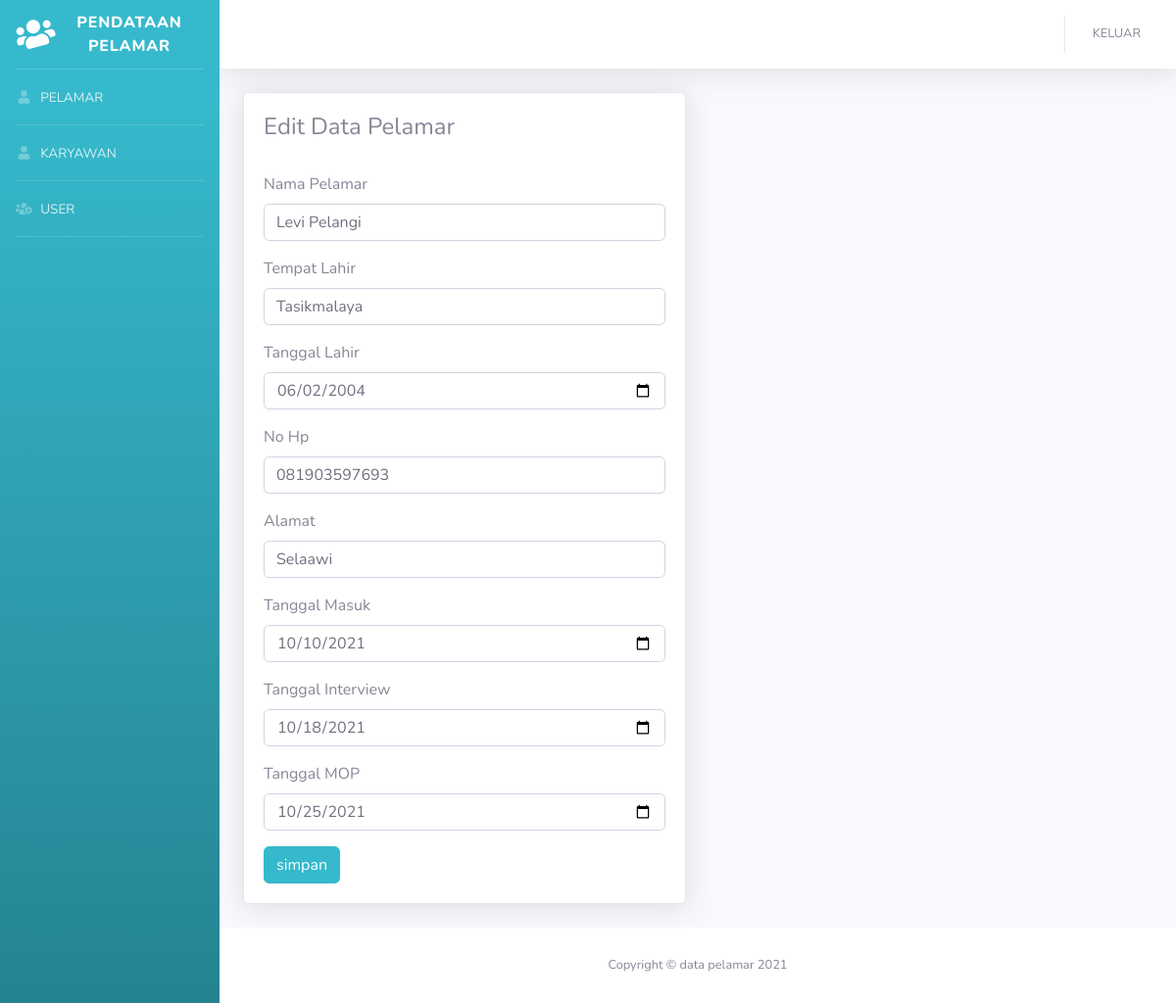
The app's page /Pelamar/edit_p/8 with its own data.
### tables this page shows
CREATE TABLE `tbl_pelamar` (
  `nip` int(4) NOT NULL,
  `nama_pelamar` varchar(50) NOT NULL,
  `tempat_lahir` varchar(50) NOT NULL,
  `tl` date NOT NULL,
  `no_hp` varchar(15) NOT NULL,
  `alamat` text NOT NULL,
  `tgl_masuk` date NOT NULL,
  `tgl_interview` date NOT NULL,
  `tgl_mop` date NOT NULL
);

### application/controllers/Pelamar.php (called while the page is built, shortened)
<?php
class Pelamar extends CI_Controller {
    function __construct()
    {
        $this->load->model('Pelamar_model', 'pm');
    }
    function edit_p($nip)
    {
        $data['edit_p']=$this->pm->edit_p($nip);
        $this->load->view('template/header');
        $this->load->view('admin/edit_p',$data);
        $this->load->view('template/footer');
    }
}

### index.php (called while the page is built, shortened)
<?php
require_once BASEPATH.'core/CodeIgniter.php';

### application/models/Pelamar_model.php (called while the page is built, shortened)
<?php
class Pelamar_model extends CI_Model {
    function edit_p($nip)
    {
        return $this->db->get_where('tbl_pelamar', array('nip' => $nip))->result();
    }
}

### application/views/admin/edit_p.php (the view, shortened to what this page needs)
<!DOCTYPE html>
<html lang="en">
<head>
</head>
<body>
<div class="container-fluid">
    <div class="row">
        <div class="col-lg-6">
            <div class="card shadow mb-4">
                <div class="card-body">
                    <div class="table-responsive">
                        <h4>Edit Data Pelamar</h4>
                        <br>
                        <?php
                               foreach($edit_p as $pm):
                                $nip = $pm->nip;
                                endforeach ;
                        ?>
                        <form action="<?=base_url('Pelamar/simpan_edit_p') ?>" method="post">
                            <div class="form-group">
                                <label for="name">Nama Pelamar</label>
                                <input type="text" class="form-control" id="nama_pelamar" name="nama_pelamar" value="<?=$pm->nama_pelamar ?>">
                            </div>
                            <div class="form-group">
                                <label for="name">Tempat Lahir</label>
                                <input type="text" class="form-control" id="tempat_lahir" name="tempat_lahir" value="<?=$pm->tempat_lahir ?>">
                            </div>
                            <div class="form-group">
                                <label for="name">Tanggal Lahir</label>
                                <input type="date" class="form-control" id="tl" name="tl" value="<?=$pm->tl ?>">
                            </div>
                            <div class="form-group">
                                <label for="name">No Hp</label>
                                <input type="text" class="form-control" id="no_hp" name="no_hp" value="<?=$pm->no_hp ?>">
                            </div>
                            <div class="form-group">
                                <label for="name">Alamat</label>
                                <input type="text" class="form-control" id="alamat" name="alamat" value="<?=$pm->alamat ?>">
                            </div>
                            <div class="form-group">
                                <label for="name">Tanggal Masuk</label>
                                <input type="date" class="form-control" id="tgl_masuk" name="tgl_masuk" value="<?=$pm->tgl_masuk ?>">
                            </div>
                            <div class="form-group">
                                <label for="name">Tanggal Interview</label>
                                <input type="date" class="form-control" id="tgl_interview" name="tgl_interview" value="<?=$pm->tgl_interview ?>">
                            </div>
                            <div class="form-group">
                                <label for="name">Tanggal MOP</label>
                                <input type="date" class="form-control" id="tgl_mop" name="tgl_mop" value="<?=$pm->tgl_mop ?>">
                            </div>
                            <button type="submit" class="btn btn-info">simpan</button>
                            </form>
                    </div>
                </div>
            </div>
        </div>
    </div>
</div>
</body>
</html>

### records on screen
tbl_pelamar: nama_pelamar "Levi Pelangi", tempat_lahir "Tasikmalaya", tl "06/02/2004", no_hp "081903597693", alamat "Selaawi", tgl_masuk "10/10/2021", tgl_interview "10/18/2021", tgl_mop "10/25/2021"
